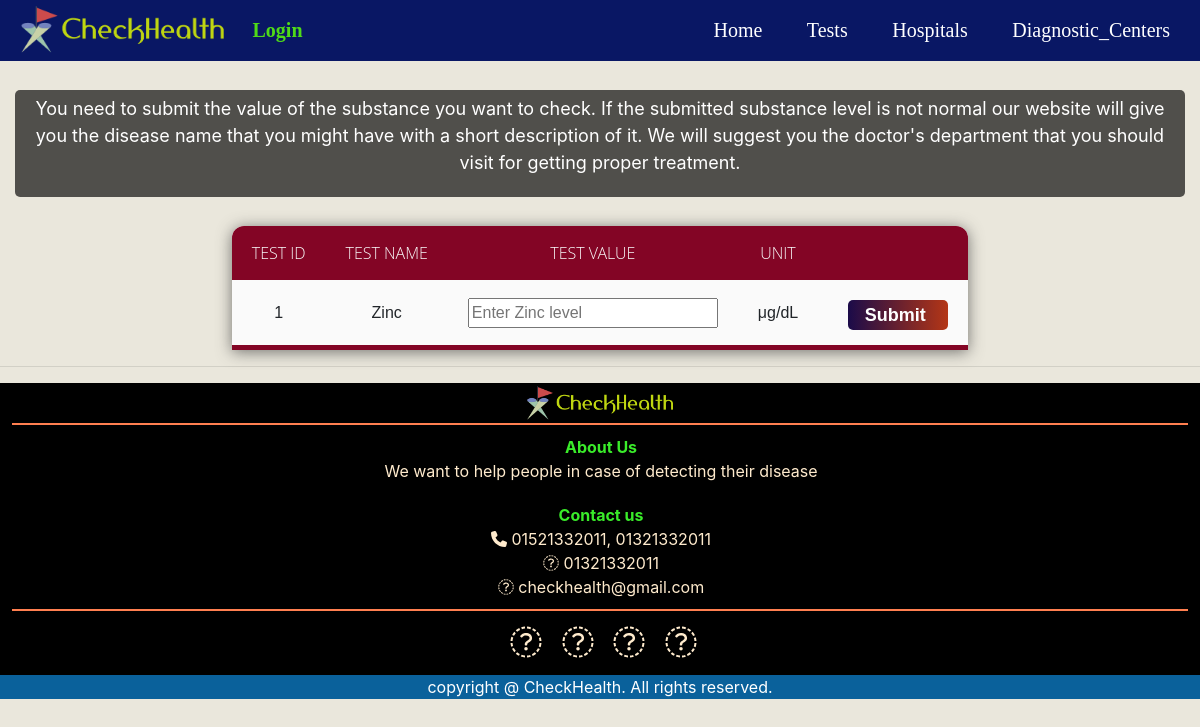
Page /check/1 on the earlier database version.
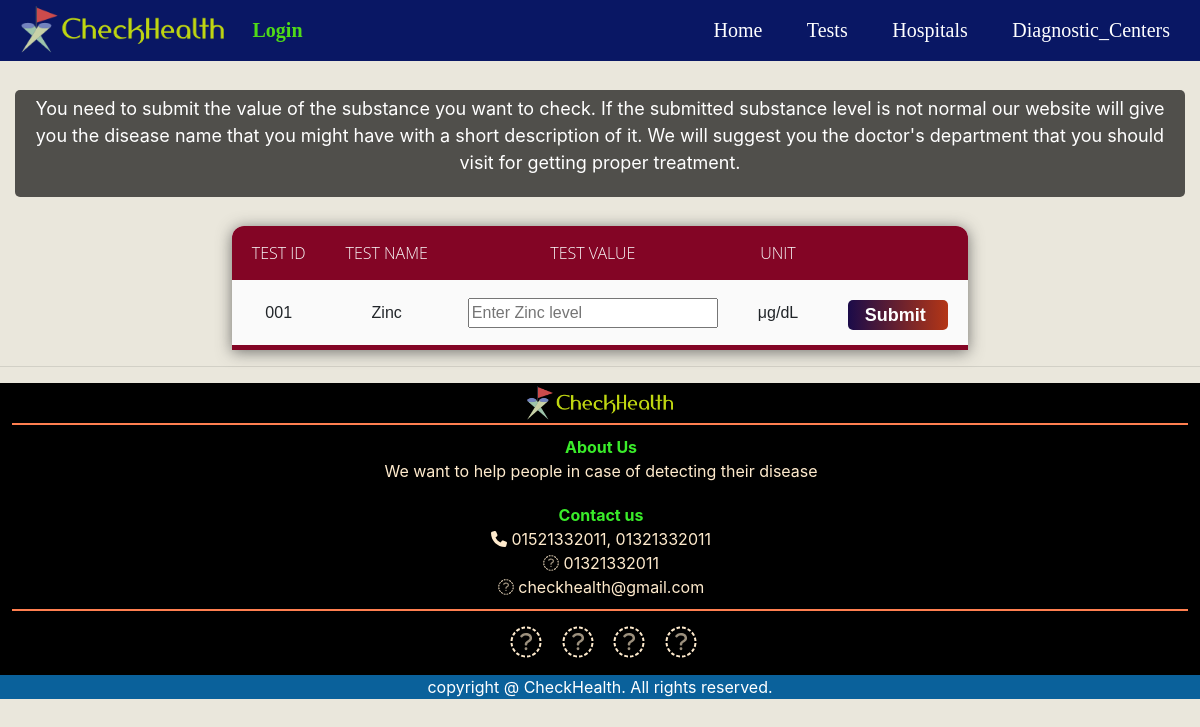
Same page on the later database version.
### SARZS/models.py (models this page shows)
class test(models.Model):
    tid = models.CharField(max_length=10, null=True)
    Test_Name = models.CharField(max_length=100, null=True)
    tmin = models.FloatField()
    tmax = models.FloatField()
    treference = models.CharField(max_length=100, null=True)
    tunit = models.CharField(max_length=100, null=True)
    tdoctor = models.CharField(max_length=100, null=True)
    tdescription = models.TextField(null=True)
    thigh_disease = models.CharField(max_length=100, null=True)
    tlow_disease = models.CharField(max_length=100, null=True)
    thigh_advice = models.TextField(null=True)
    tlow_advice = models.TextField(null=True)

### SARZS/views.py (the view)
# urls.py: path('check/<int:id>', check, name='check'),
def check(request,id):
    row = test.objects.get(id=id)
    return render(request, 'htmls/check.html', {'row': row})

### SARZS/templates/htmls/check.html (shortened to what this page needs)
{% extends 'htmls/main.html' %}
{% block content %}
<head>
</head>
<body>
    <div class="description">
        <p>
            You need to submit the value of the substance you want to check.
            If the submitted substance level is not normal our website will give you the disease name that you might have with a short description of it.
            We will suggest you the doctor's department that you should visit for getting proper treatment.
        </p>
    </div>
    <br>
<form action="{% url 'result' row.id %}" method="post">
<table>
    <tr>
        <th>Test id</th>
        <th>Test name</th>
        <th >Test Value</th>
        <th >Unit</th>
        <th ></th>
    </tr>
    <tr>
        <td >{{ row.tid }}</td>
        <td >{{ row.Test_Name }}</td>
        <td><input type="text" name="level" placeholder="Enter {{ row.Test_Name }} level" required style="width: 250px;"></td>
        <td>{{ row.tunit }}</td>
        <td><button class="submit_button" type="submit">Submit</button></td>
    </tr>
</table>
</form>
</body>
{% endblock %}

Differences in the rows shown:
changed test "Zinc": tid "1" → "001"
